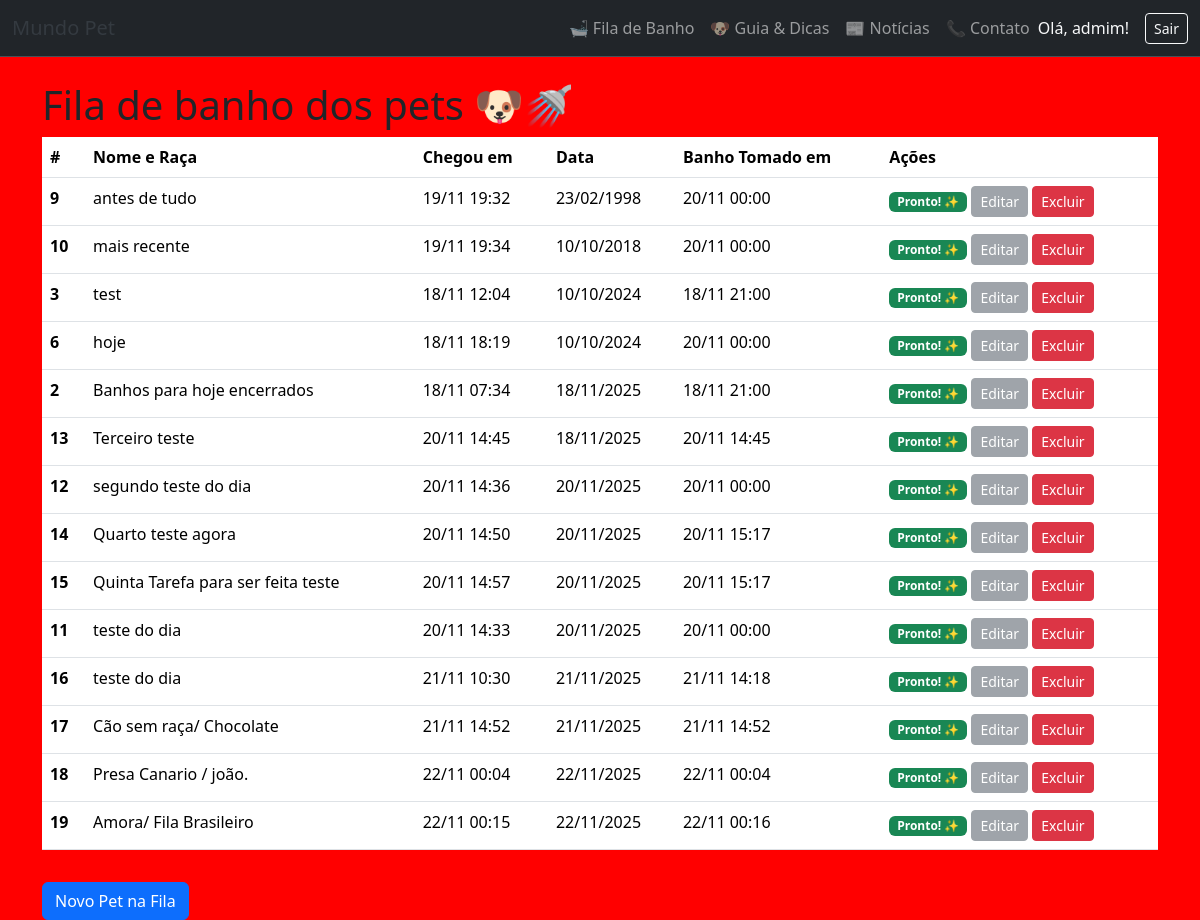
The app's page / (signed in), older data.
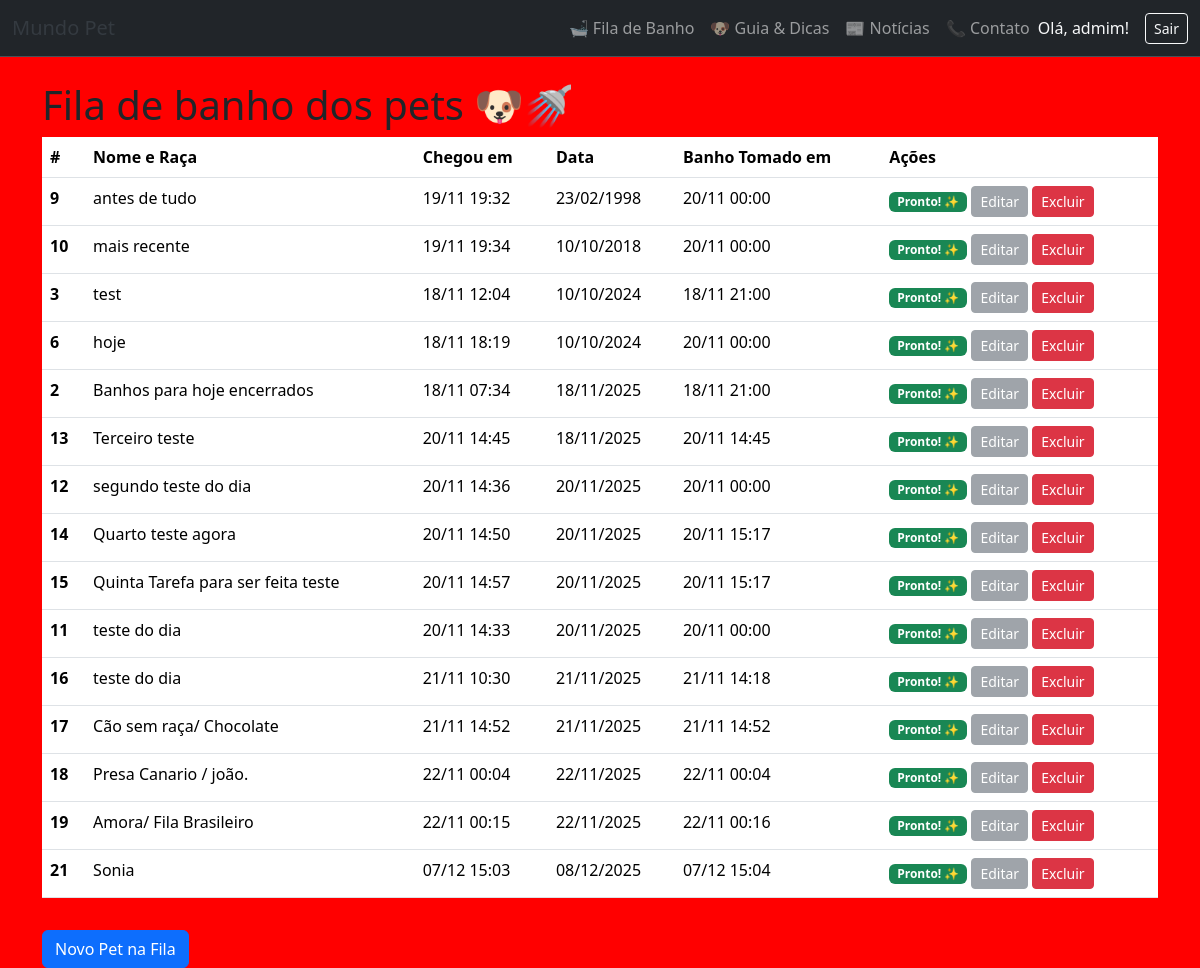
The same page, newer data.
### todos/models.py (models this page shows, shortened)
class Todo(models.Model):
    title = models.CharField(verbose_name="Título" ,max_length=100, null=False, blank=False)
    created_at = models.DateTimeField(auto_now_add=True, null=False, blank=False)
    deadline = models.DateTimeField(verbose_name="Data de Entrega" ,null=False, blank=False)
    finished_at = models.DateTimeField(null=True, blank=True)
    class Meta:
        ordering = ["deadline"]

### todos/views.py (the view)
# urls.py: path("", TodoListView.as_view(),name="todo-list"),
class TodoListView(LoginRequiredMixin,ListView):
    model = Todo

### todos/templates/todos/todo_list.html
{% extends 'base.html' %}
{% block content %}
      <h1>Fila de banho dos pets 🐶🚿</h1>
      {% if todo_list %}
      <table class="table table-hover"> <thead>
          <tr>
            <th scope="col">#</th>
            <th scope="col">Nome e Raça</th>
            <th scope="col">Chegou em</th>
            <th scope="col">Data</th>
            <th scope="col">Banho Tomado em</th>
            <th scope ="col">Ações</th>
          </tr>
        </thead>
        <tbody>
            {% for todo in todo_list %}
              <tr>
                <th scope="row">{{todo.pk}}</th>
                <td>
                    {% if todo.finished_at %}
                        <span class="task-done">{{ todo.title }}</span>
                    {% else %}
                        {{ todo.title }}
                    {% endif %}
                </td>
                <td>{{todo.created_at|date:"d/m H:i"}}</td>
                <td>{{todo.deadline|date:"d/m/Y"}}</td>
                <td>{{todo.finished_at|date:"d/m H:i"|default:"-" }}</td>
                <td>
                  {% if not todo.finished_at %}
                    <form method="POST" action="{% url 'todo-complete' pk=todo.pk %}" style="display:inline;">
                        {% csrf_token %}
                        <button type="submit" class="btn btn-primary btn-sm">Concluir</button>
                    </form>
                  {% else %}
                    <span class="badge bg-success">Pronto! ✨</span>
                  {% endif %}
                  <a href="{% url 'todo-update' pk=todo.pk %}" class="btn btn-secondary btn-sm {% if todo.finished_at %}disabled{% endif %}">Editar</a>
                  <a href="{% url 'todo-delete' pk=todo.pk %}" class="btn btn-danger btn-sm">Excluir</a>
                </td>
              </tr>
            {% endfor %}
        </tbody>
      </table>
      {% else %}
          <div class="alert alert-info" role="alert">
            Nenhum pet na fila de banho hoje!
          </div>
      {% endif %}
    <a href="{% url 'todo-create' %}" class ="btn btn-primary mt-3">Novo Pet na Fila</a>
{% endblock content %}

Row changes from the older to the newer data that the page shows:
added Todo: pk "21", title "Sonia", created_at "07/12 15:03", deadline "08/12/2025", finished_at "07/12 15:04", shows "Pronto! ✨"
